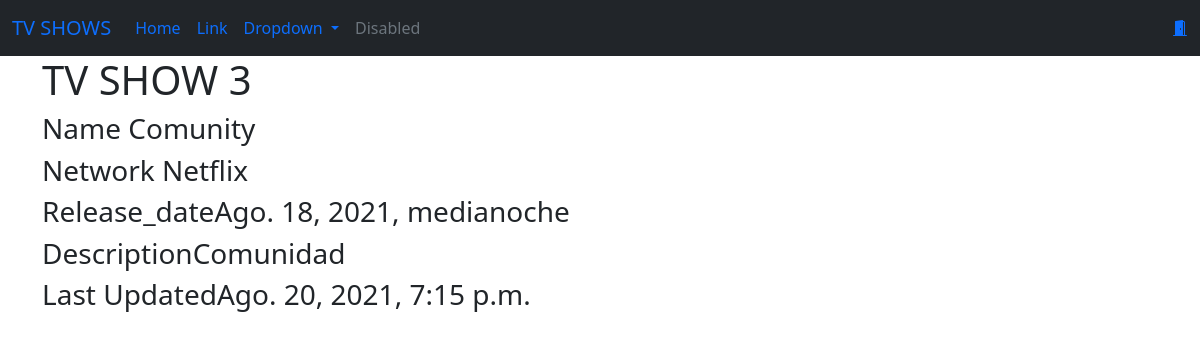
The app's page /shows/3 (signed in), older data.
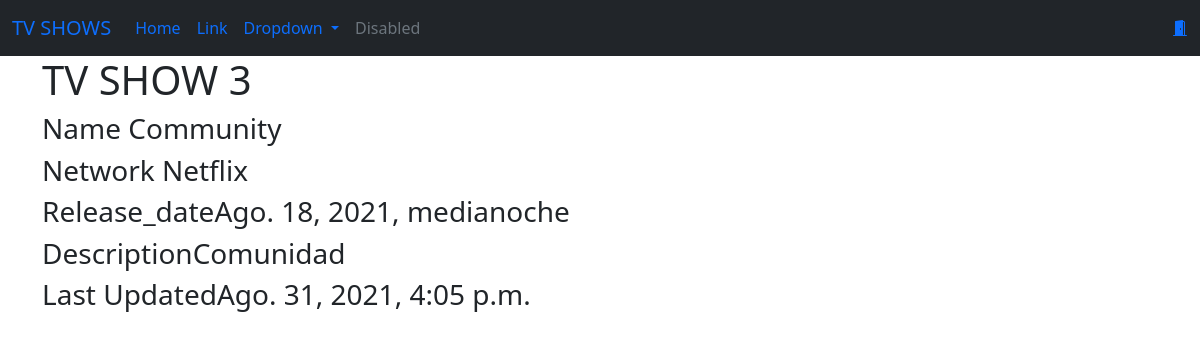
The same page, newer data.
### main/models.py (models this page shows, shortened)
class Show(models.Model):
    title = models.CharField(max_length=255)
    network = models.ForeignKey(Network,  related_name="shows", on_delete = models.CASCADE)
    release_date = models.DateTimeField()
    description = models.CharField(max_length=255)
    created_at = models.DateTimeField(auto_now_add=True)
    updated_at = models.DateTimeField(auto_now=True)

class Network(models.Model):
    name = models.CharField(max_length=255)
    created_at = models.DateTimeField(auto_now_add=True)
    updated_at = models.DateTimeField(auto_now=True)

### main/decorators.py (the view)
    def wrapper(request, *args , **kwargs):
        if 'user' not in request.session:
            return redirect('/register')
        respuesta=func(request,*args,**kwargs)
        return respuesta

### main/views.py (called while the page is built)
@login_protect
def detalle(request, show_id):
    s=Show.objects.get(id=show_id)
    context = {
        'show': s
    }
    return render(request, 'detalle.html', context)

### main/templates/detalle.html
{% extends './base.html' %}
{% block content %}
<div class="container">
    <div class="row">
        <div class="col-10"><h1>TV SHOW {{show.id}}</h1></div>
    </div>
    <div class="row">
        <div class="col">
            <h3>Name {{show.title}}</h3>
            <h3>Network {{show.network.name}}</h3>
            <h3>Release_date{{show.release_date}}</h3>
            <h3>Description{{show.description}}</h3>
            <h3>Last Updated{{show.updated_at}}</h3>
        </div>
    </div>
</div>
{% endblock %}

Row changes from the older to the newer data that the page shows:
changed Show "Comunidad": title "Comunity" → "Community"; updated_at "Ago. 20, 2021, 7:15 p.m." → "Ago. 31, 2021, 4:05 p.m."
